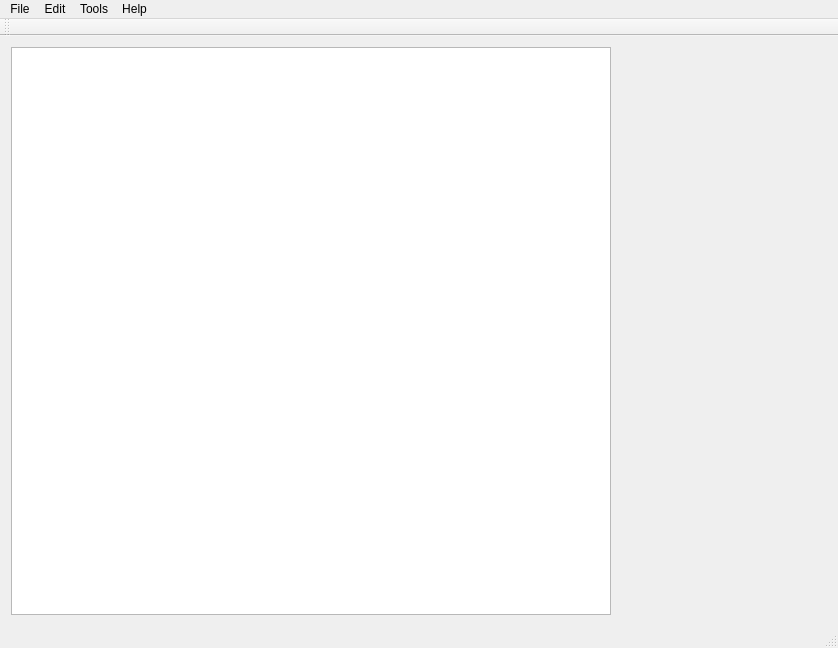
<?xml version="1.0" encoding="UTF-8"?>
<ui version="4.0">
 <class>MainWindow</class>
 <widget class="QMainWindow" name="MainWindow">
  <property name="geometry">
   <rect>
    <x>0</x>
    <y>0</y>
    <width>838</width>
    <height>648</height>
   </rect>
  </property>
  <property name="sizePolicy">
   <sizepolicy hsizetype="Preferred" vsizetype="Preferred">
    <horstretch>0</horstretch>
    <verstretch>0</verstretch>
   </sizepolicy>
  </property>
  <property name="windowTitle">
   <string>OpenAcornExplorer</string>
  </property>
  <widget class="QWidget" name="centralWidget">
   <layout class="QGridLayout" name="gridLayout_2">
    <item row="0" column="0">
     <layout class="QGridLayout" name="gridLayout">
      <item row="0" column="0">
       <widget class="QTreeView" name="treeView">
        <property name="sizePolicy">
         <sizepolicy hsizetype="Fixed" vsizetype="Expanding">
          <horstretch>0</horstretch>
          <verstretch>0</verstretch>
         </sizepolicy>
        </property>
        <property name="minimumSize">
         <size>
          <width>600</width>
          <height>0</height>
         </size>
        </property>
        <property name="alternatingRowColors">
         <bool>true</bool>
        </property>
        <property name="animated">
         <bool>true</bool>
        </property>
       </widget>
      </item>
      <item row="0" column="1">
       <layout class="QVBoxLayout" name="verticalLayout">
        <item>
         <spacer name="horizontalSpacer">
          <property name="orientation">
           <enum>Qt::Horizontal</enum>
          </property>
          <property name="sizeHint" stdset="0">
           <size>
            <width>40</width>
            <height>20</height>
           </size>
          </property>
         </spacer>
        </item>
       </layout>
      </item>
     </layout>
    </item>
   </layout>
  </widget>
  <widget class="QMenuBar" name="menuBar">
   <property name="geometry">
    <rect>
     <x>0</x>
     <y>0</y>
     <width>838</width>
     <height>21</height>
    </rect>
   </property>
   <widget class="QMenu" name="menuFile">
    <property name="title">
     <string>File</string>
    </property>
    <addaction name="actionNew"/>
    <addaction name="actionOpen"/>
    <addaction name="actionSave"/>
    <addaction name="actionSave_As"/>
    <addaction name="separator"/>
    <addaction name="actionExit"/>
   </widget>
   <widget class="QMenu" name="menuEdit">
    <property name="title">
     <string>Edit</string>
    </property>
    <addaction name="actionUndo"/>
    <addaction name="separator"/>
    <addaction name="actionCut"/>
    <addaction name="actionCopy"/>
    <addaction name="actionPaste"/>
    <addaction name="actionDelete"/>
    <addaction name="separator"/>
    <addaction name="actionSelect_All"/>
   </widget>
   <widget class="QMenu" name="menuTools">
    <property name="title">
     <string>Tools</string>
    </property>
    <addaction name="actionInsert_Row"/>
    <addaction name="actionInsert_Column"/>
    <addaction name="actionRemove_Row"/>
    <addaction name="actionRemove_Column"/>
    <addaction name="actionInsert_Child"/>
   </widget>
   <widget class="QMenu" name="menuHelp">
    <property name="title">
     <string>Help</string>
    </property>
    <addaction name="actionAbout_OpenAcornExplorer"/>
   </widget>
   <addaction name="menuFile"/>
   <addaction name="menuEdit"/>
   <addaction name="menuTools"/>
   <addaction name="menuHelp"/>
  </widget>
  <widget class="QToolBar" name="mainToolBar">
   <attribute name="toolBarArea">
    <enum>TopToolBarArea</enum>
   </attribute>
   <attribute name="toolBarBreak">
    <bool>false</bool>
   </attribute>
  </widget>
  <widget class="QStatusBar" name="statusBar"/>
  <action name="actionAbout_OpenAcornExplorer">
   <property name="text">
    <string>About OpenAcornExplorer</string>
   </property>
  </action>
  <action name="actionNew">
   <property name="enabled">
    <bool>false</bool>
   </property>
   <property name="text">
    <string>New</string>
   </property>
  </action>
  <action name="actionOpen">
   <property name="text">
    <string>Open...</string>
   </property>
  </action>
  <action name="actionSave">
   <property name="enabled">
    <bool>false</bool>
   </property>
   <property name="text">
    <string>Save</string>
   </property>
  </action>
  <action name="actionSave_As">
   <property name="enabled">
    <bool>false</bool>
   </property>
   <property name="text">
    <string>Save As...</string>
   </property>
  </action>
  <action name="actionExit">
   <property name="text">
    <string>Exit</string>
   </property>
  </action>
  <action name="actionUndo">
   <property name="enabled">
    <bool>false</bool>
   </property>
   <property name="text">
    <string>Undo</string>
   </property>
  </action>
  <action name="actionCut">
   <property name="enabled">
    <bool>false</bool>
   </property>
   <property name="text">
    <string>Cut</string>
   </property>
  </action>
  <action name="actionPaste">
   <property name="enabled">
    <bool>false</bool>
   </property>
   <property name="text">
    <string>Paste</string>
   </property>
  </action>
  <action name="actionCopy">
   <property name="enabled">
    <bool>false</bool>
   </property>
   <property name="text">
    <string>Copy</string>
   </property>
  </action>
  <action name="actionDelete">
   <property name="enabled">
    <bool>false</bool>
   </property>
   <property name="text">
    <string>Delete</string>
   </property>
  </action>
  <action name="actionSelect_All">
   <property name="enabled">
    <bool>false</bool>
   </property>
   <property name="text">
    <string>Select All</string>
   </property>
  </action>
  <action name="actionInsert_Row">
   <property name="text">
    <string>Insert Row</string>
   </property>
  </action>
  <action name="actionInsert_Column">
   <property name="text">
    <string>Insert Column</string>
   </property>
  </action>
  <action name="actionRemove_Row">
   <property name="text">
    <string>Remove Row</string>
   </property>
  </action>
  <action name="actionRemove_Column">
   <property name="text">
    <string>Remove Column</string>
   </property>
  </action>
  <action name="actionInsert_Child">
   <property name="text">
    <string>Insert Child</string>
   </property>
  </action>
 </widget>
 <layoutdefault spacing="6" margin="11"/>
 <resources/>
 <connections/>
</ui>
